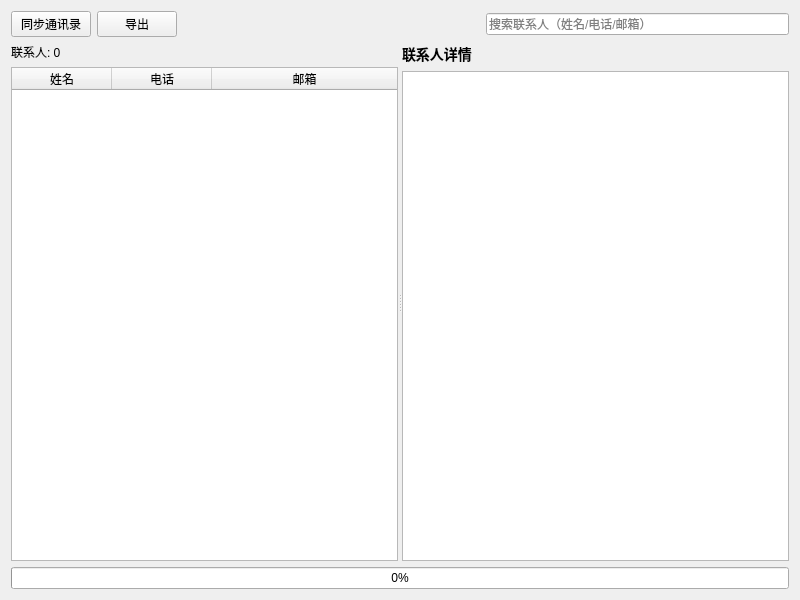
<?xml version="1.0" encoding="UTF-8"?>
<ui version="4.0">
 <class>ContactPage</class>
 <widget class="QWidget" name="ContactPage">
  <property name="geometry">
   <rect>
    <x>0</x>
    <y>0</y>
    <width>800</width>
    <height>600</height>
   </rect>
  </property>
  <property name="windowTitle">
   <string>通讯录</string>
  </property>
  <layout class="QVBoxLayout" name="verticalLayout">
   <item>
    <layout class="QHBoxLayout" name="toolbarLayout">
     <item>
      <widget class="QPushButton" name="syncButton">
       <property name="text">
        <string>同步通讯录</string>
       </property>
       <property name="icon">
        <iconset theme="view-refresh">
         <normaloff>.</normaloff>.</iconset>
       </property>
      </widget>
     </item>
     <item>
      <widget class="QPushButton" name="exportButton">
       <property name="text">
        <string>导出</string>
       </property>
       <property name="icon">
        <iconset theme="document-save">
         <normaloff>.</normaloff>.</iconset>
       </property>
      </widget>
     </item>
     <item>
      <spacer name="horizontalSpacer">
       <property name="orientation">
        <enum>Qt::Horizontal</enum>
       </property>
       <property name="sizeHint" stdset="0">
        <size>
         <width>40</width>
         <height>20</height>
        </size>
       </property>
      </spacer>
     </item>
     <item>
      <widget class="QLineEdit" name="searchEdit">
       <property name="placeholderText">
        <string>搜索联系人（姓名/电话/邮箱）</string>
       </property>
       <property name="clearButtonEnabled">
        <bool>true</bool>
       </property>
      </widget>
     </item>
    </layout>
   </item>
   <item>
    <widget class="QSplitter" name="splitter">
     <property name="orientation">
      <enum>Qt::Horizontal</enum>
     </property>
     <widget class="QWidget" name="listContainer" native="true">
      <layout class="QVBoxLayout" name="listLayout">
       <property name="leftMargin">
        <number>0</number>
       </property>
       <property name="topMargin">
        <number>0</number>
       </property>
       <property name="rightMargin">
        <number>0</number>
       </property>
       <property name="bottomMargin">
        <number>0</number>
       </property>
       <item>
        <widget class="QLabel" name="countLabel">
         <property name="text">
          <string>联系人: 0</string>
         </property>
        </widget>
       </item>
       <item>
        <widget class="QTableWidget" name="contactTable">
         <property name="editTriggers">
          <set>QAbstractItemView::NoEditTriggers</set>
         </property>
         <property name="selectionBehavior">
          <enum>QAbstractItemView::SelectRows</enum>
         </property>
         <property name="selectionMode">
          <enum>QAbstractItemView::SingleSelection</enum>
         </property>
         <property name="sortingEnabled">
          <bool>true</bool>
         </property>
         <attribute name="horizontalHeaderStretchLastSection">
          <bool>true</bool>
         </attribute>
         <column>
          <property name="text">
           <string>姓名</string>
          </property>
         </column>
         <column>
          <property name="text">
           <string>电话</string>
          </property>
         </column>
         <column>
          <property name="text">
           <string>邮箱</string>
          </property>
         </column>
        </widget>
       </item>
      </layout>
     </widget>
     <widget class="QWidget" name="detailContainer" native="true">
      <layout class="QVBoxLayout" name="detailLayout">
       <property name="leftMargin">
        <number>0</number>
       </property>
       <property name="topMargin">
        <number>0</number>
       </property>
       <property name="rightMargin">
        <number>0</number>
       </property>
       <property name="bottomMargin">
        <number>0</number>
       </property>
       <item>
        <widget class="QLabel" name="detailTitleLabel">
         <property name="text">
          <string>联系人详情</string>
         </property>
         <property name="styleSheet">
          <string notr="true">font-weight: bold; font-size: 14px;</string>
         </property>
        </widget>
       </item>
       <item>
        <widget class="QTextEdit" name="detailText">
         <property name="readOnly">
          <bool>true</bool>
         </property>
        </widget>
       </item>
      </layout>
     </widget>
    </widget>
   </item>
   <item>
    <widget class="QProgressBar" name="progressBar">
     <property name="value">
      <number>0</number>
     </property>
     <property name="textVisible">
      <bool>true</bool>
     </property>
     <property name="visible">
      <bool>false</bool>
     </property>
    </widget>
   </item>
  </layout>
 </widget>
 <resources/>
 <connections/>
</ui>
